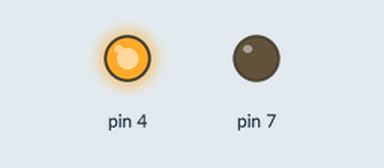
This sketch was run on a simulated Arduino Uno, built with avr-gcc and run on an emulated ATmega328P. Shown: output pins drawn as LEDs (lit = HIGH).

Above: at 0.5 s.
At 3.5 s:
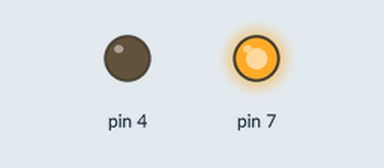
At 4.5 s:
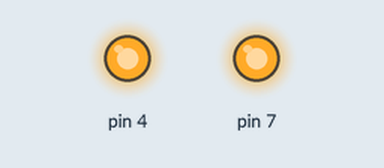
Timing chart, 0 to 6.9 s (numbered marks = the images above):
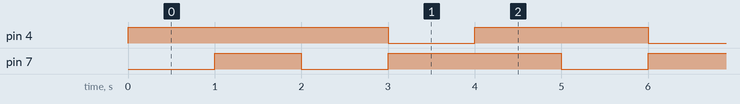

Measured:
- by itself, pin 4, pin 7: repeats every 3.0 s: LOW 1.0 s, HIGH 2.0 s
- by itself, everything shown: repeats every 3.0 s, in 3 steps

The sketch:

two_leds.ino
```cpp
// C++ code
//
int main(void){

  DDRD = 0b10010000; //set pins 4 and 7 as output
  PORTD = 0b00010000; //set pin 4 high
  _delay_ms(1000);


  while(1){
    //PORTD = 0b10000000;
   	PORTD = 0b00010000 | 0b10000000; //set pin 7 high
    _delay_ms(1000);
    //PORTD = 0b00000000;
    PORTD = 0b10010000 & 0b01111111; //set pin 7 low, 4 high
    _delay_ms(1000);
    PORTD = PORTD ^ 0b11111111; //set pin 4 low
    _delay_ms(1000);


  }

}
```
